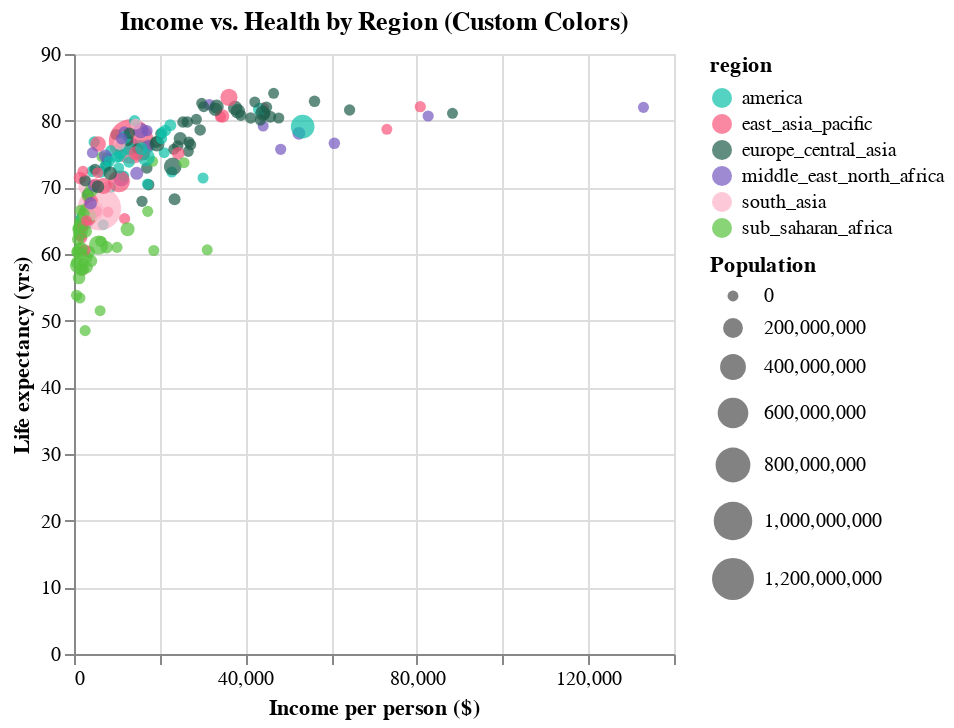

The notebook cell saved with this chart:
### Markdown cell above
### Part 1.2 Customize the color (5 points)

Now choose a customized color map for the previous question. Explain how you choose the color map and apply it to the plot. Please do NOT use the pre-defined color palettes in matplotlib, instead, use the websites like Color Brewer or Colorgorical. You can use following line to include your own selected color list (legend_color is your color number list): 

    alt.Color('region:N', scale=alt.Scale(range=legend_color))

### Code cell
# colorgorical color palette
region_colors = ["#0cc0aa", "#fa557a", "#1e5c4a", "#7459bf", "#fcb2c7", "#56c23d"]

# scatter plot w/ new colors
(alt.Chart(df).mark_circle().encode(
    x=alt.X("income", title="Income per person ($)"),
    y=alt.Y("health", title="Life expectancy (yrs)"),
    color=alt.Color("region", scale=alt.Scale(range=region_colors)),
    size=alt.Size("population", scale=alt.Scale(range=[30, 500]), title="Population"),
    tooltip=["country", "population"])
    .properties(title="Income vs. Health by Region (Custom Colors)"))

### Figure 1 — Vega-Lite specification as saved in the notebook (floating-point values rounded to 4 significant figures; data arrays with more than 128 entries replaced by an {"elided": "..."} marker saying what was removed)
{"config": {"view": {"continuousWidth": 300, "continuousHeight": 300}}, "data": {"name": "data-0cccb53798da4802be2d0e8a4b32b4c1"}, "mark": {"type": "circle"}, "encoding": {"color": {"field": "region", "scale": {"range": ["#0cc0aa", "#fa557a", "#1e5c4a", "#7459bf", "#fcb2c7", "#56c23d"]}, "type": "nominal"}, "size": {"field": "population", "scale": {"range": [30, 500]}, "title": "Population", "type": "quantitative"}, "tooltip": [{"field": "country", "type": "nominal"}, {"field": "population", "type": "quantitative"}], "x": {"field": "income", "title": "Income per person ($)", "type": "quantitative"}, "y": {"field": "health", "title": "Life expectancy (yrs)", "type": "quantitative"}}, "title": "Income vs. Health by Region (Custom Colors)", "$schema": "https://vega.github.io/schema/vega-lite/v5.20.1.json", "datasets": {"data-0cccb53798da4802be2d0e8a4b32b4c1": {"elided": "187 records"}}}
